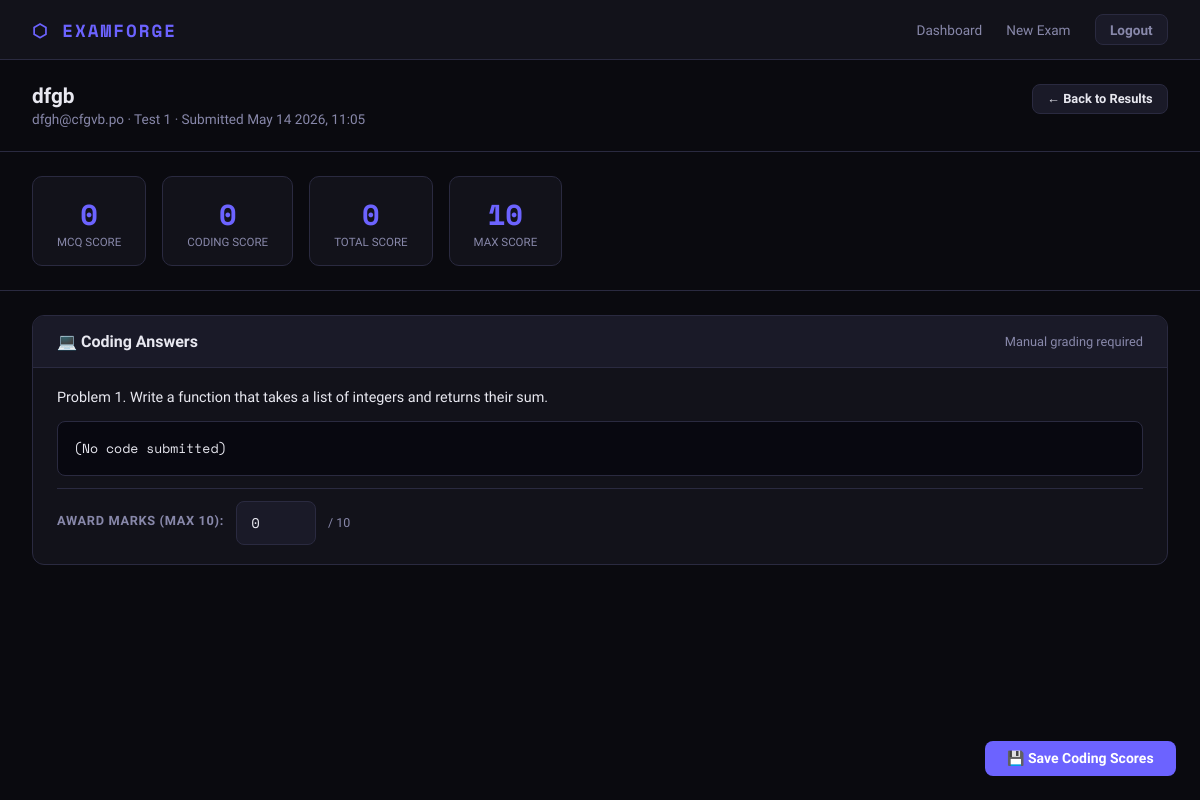
/attempt/3/detail (signed in), run on the app's committed database.
### app.py (models this page shows)
class Attempt(db.Model):
    id = db.Column(db.Integer, primary_key=True)
    exam_id = db.Column(db.Integer, db.ForeignKey('exam.id'), nullable=False)
    candidate_name = db.Column(db.String(100), nullable=False)
    candidate_email = db.Column(db.String(150), nullable=False)
    started_at = db.Column(db.DateTime, default=now_ist)
    submitted_at = db.Column(db.DateTime)
    mcq_submitted = db.Column(db.Boolean, default=False)
    mcq_started_at = db.Column(db.DateTime)
    mcq_score = db.Column(db.Integer, default=0)
    coding_submitted = db.Column(db.Boolean, default=False)
    coding_started_at = db.Column(db.DateTime)
    coding_score = db.Column(db.Integer, default=0)
    total_score = db.Column(db.Integer, default=0)
    max_score = db.Column(db.Integer, default=0)
    answers = db.relationship('Answer', backref='attempt', lazy=True, cascade='all, delete-orphan')
    email_sent = db.Column(db.Boolean, default=False)

class Exam(db.Model):
    id = db.Column(db.Integer, primary_key=True)
    title = db.Column(db.String(200), nullable=False)
    security_key = db.Column(db.String(20), unique=True, nullable=False)
    teacher_id = db.Column(db.Integer, db.ForeignKey('teacher.id'), nullable=False)
    total_time_minutes = db.Column(db.Integer, default=60)
    mcq_enabled = db.Column(db.Boolean, default=True)
    coding_enabled = db.Column(db.Boolean, default=True)
    mcq_time_minutes = db.Column(db.Integer, default=30)
    coding_time_minutes = db.Column(db.Integer, default=30)
    is_active = db.Column(db.Boolean, default=True)
    allowed_emails = db.Column(db.Text)  # Comma-separated list of allowed emails (empty = anyone)
    created_at = db.Column(db.DateTime, default=now_ist)
    questions = db.relationship('Question', backref='exam', lazy=True, cascade='all, delete-orphan')
    attempts = db.relationship('Attempt', backref='exam', lazy=True, cascade='all, delete-orphan')

class Answer(db.Model):
    id = db.Column(db.Integer, primary_key=True)
    attempt_id = db.Column(db.Integer, db.ForeignKey('attempt.id'), nullable=False)
    question_id = db.Column(db.Integer, db.ForeignKey('question.id'), nullable=False)
    answer_text = db.Column(db.Text)
    is_correct = db.Column(db.Boolean)
    marks_awarded = db.Column(db.Integer, default=0)
    question = db.relationship('Question')

class Question(db.Model):
    id = db.Column(db.Integer, primary_key=True)
    exam_id = db.Column(db.Integer, db.ForeignKey('exam.id'), nullable=False)
    section = db.Column(db.String(10), nullable=False)  # 'mcq' or 'coding'
    order_num = db.Column(db.Integer, default=0)
    text = db.Column(db.Text, nullable=False)
    marks = db.Column(db.Integer, default=1)
    option_a = db.Column(db.String(500))
    option_b = db.Column(db.String(500))
    option_c = db.Column(db.String(500))
    option_d = db.Column(db.String(500))
    correct_option = db.Column(db.String(1))  # 'a','b','c','d'
    expected_output = db.Column(db.Text)
    language_hint = db.Column(db.String(50))
    starter_code = db.Column(db.Text)  # Starter code template
    test_cases = db.Column(db.Text)  # JSON array of test cases: [{"input": "...", "output": "..."}]

### app.py (the view)
@app.route('/attempt/<int:attempt_id>/detail')
@teacher_required
def attempt_detail(attempt_id):
    attempt = Attempt.query.get_or_404(attempt_id)
    exam = Exam.query.get(attempt.exam_id)
    if exam.teacher_id != session['teacher_id']:
        return redirect(url_for('dashboard'))
    answers = Answer.query.filter_by(attempt_id=attempt_id).all()
    return render_template('attempt_detail.html', attempt=attempt, exam=exam, answers=answers)

### app.py (called while the page is built)
def teacher_required(f):
    from functools import wraps
    @wraps(f)
    def decorated(*args, **kwargs):
        if 'teacher_id' not in session:
            return redirect(url_for('teacher_login'))
        return f(*args, **kwargs)
    return decorated

### templates/attempt_detail.html (shortened to what this page needs)
{% extends "base.html" %}
{% block content %}
<div class="detail-header">
  <div>
    <h1>{{ attempt.candidate_name }}</h1>
    <div style="color:var(--text-muted); font-size:0.85rem; margin-top:0.2rem;">
      {{ attempt.candidate_email }} · {{ exam.title }}
      {% if attempt.submitted_at %} · Submitted {{ attempt.submitted_at.strftime('%b %d %Y, %H:%M') }}{% endif %}
    </div>
  </div>
  <a href="{{ url_for('exam_results', exam_id=exam.id) }}" class="btn btn-secondary btn-sm">← Back to Results</a>
</div>
<div class="score-summary">
  <div class="score-box">
    <div class="val">{{ attempt.mcq_score }}</div>
    <div class="lbl">MCQ Score</div>
  </div>
  <div class="score-box">
    <div class="val" id="coding-score-display">{{ attempt.coding_score }}</div>
    <div class="lbl">Coding Score</div>
  </div>
  <div class="score-box">
    <div class="val" id="total-score-display">{{ attempt.total_score }}</div>
    <div class="lbl">Total Score</div>
  </div>
  <div class="score-box">
    <div class="val">{{ attempt.max_score }}</div>
    <div class="lbl">Max Score</div>
  </div>
</div>
<div class="sections">
  {% set mcq_answers = answers | selectattr('question.section', 'equalto', 'mcq') | list %}
  {% set coding_answers = answers | selectattr('question.section', 'equalto', 'coding') | list %}
  {% if coding_answers %}
  <div class="section-block">
    <div class="section-block-header">
      <h2>💻 Coding Answers</h2>
      <span style="font-size:0.8rem; color:var(--text-muted);">Manual grading required</span>
    </div>
    {% for ans in coding_answers %}
    <div class="answer-row">
      <div class="q-text-sm">Problem {{ loop.index }}. {{ ans.question.text }}</div>
      <div class="code-block">{{ ans.answer_text if ans.answer_text else '(No code submitted)' }}</div>
      <div class="mark-input-row">
        <label>Award marks (max {{ ans.question.marks }}):</label>
        <input type="number" class="mark-input coding-score-input" data-answer-id="{{ ans.id }}" data-max="{{ ans.question.marks }}"
               value="{{ ans.marks_awarded }}" min="0" max="{{ ans.question.marks }}">
        <span style="font-size:0.78rem; color:var(--text-muted);">/ {{ ans.question.marks }}</span>
      </div>
    </div>
    {% endfor %}
  </div>
  {% endif %}
</div>
{% if coding_answers %}
<button class="btn btn-primary" id="saveBtn" onclick="saveScores()">💾 Save Coding Scores</button>
{% endif %}
{% endblock %}

### templates/base.html (style rules this page uses)
:root { --bg: #0a0a0f; --surface: #12121a; --surface2: #1a1a28; --border: #2a2a40; --accent: #6c63ff; --accent2: #ff6584; --green: #00e5a0; --text: #e8e8f0; --text-muted: #8888aa; --font-mono: 'Space Mono', monospace; --font-sans: 'Sora', sans-serif; }
* { margin:0; padding:0; box-sizing:border-box; }
body { background:var(--bg); color:var(--text); font-family:var(--font-sans); min-height:100vh; }
a { color:var(--accent); text-decoration:none; }
.btn { display:inline-flex; align-items:center; gap:0.5rem; padding:0.6rem 1.4rem; border-radius:8px; font-family:var(--font-sans); font-size:0.875rem; font-weight:600; border:none; cursor:pointer; transition:all 0.2s; }
.btn-primary { background:var(--accent); color:#fff; }
.btn-secondary { background:var(--surface2); color:var(--text); border:1px solid var(--border); }
.btn-sm { padding:0.4rem 0.9rem; font-size:0.8rem; }
input, textarea, select { background:var(--surface2); border:1px solid var(--border); color:var(--text); border-radius:8px; padding:0.65rem 0.9rem; font-family:var(--font-sans); font-size:0.875rem; width:100%; transition:border-color 0.2s; }
label { font-size:0.8rem; color:var(--text-muted); font-weight:600; margin-bottom:0.3rem; display:block; text-transform:uppercase; letter-spacing:0.05em; }
h1 { font-size:1.8rem; font-weight:700; }
h2 { font-size:1.3rem; font-weight:600; }

### templates/attempt_detail.html (style rules this page uses)
.detail-header { padding:1.5rem 2rem; border-bottom:1px solid var(--border); display:flex; justify-content:space-between; align-items:flex-start; flex-wrap:wrap; gap:1rem; }
.detail-header h1 { font-size:1.3rem; }
.score-summary { display:flex; gap:1rem; padding:1.5rem 2rem; border-bottom:1px solid var(--border); flex-wrap:wrap; }
.score-box { background:var(--surface); border:1px solid var(--border); border-radius:10px; padding:1rem 1.5rem; text-align:center; }
.score-box .val { font-family:var(--font-mono); font-size:1.8rem; font-weight:700; color:var(--accent); }
.score-box .lbl { font-size:0.72rem; color:var(--text-muted); text-transform:uppercase; }
.sections { padding:1.5rem 2rem; display:grid; gap:2rem; }
.section-block { background:var(--surface); border:1px solid var(--border); border-radius:12px; overflow:hidden; }
.section-block-header { padding:1rem 1.5rem; background:var(--surface2); border-bottom:1px solid var(--border); display:flex; justify-content:space-between; align-items:center; }
.section-block-header h2 { font-size:1rem; }
.answer-row { padding:1.2rem 1.5rem; border-bottom:1px solid var(--border); }
.answer-row:last-child { border-bottom:none; }
.q-text-sm { font-size:0.9rem; line-height:1.5; margin-bottom:0.75rem; font-weight:500; }
.code-block { background:#080810; border:1px solid var(--border); border-radius:8px; padding:1rem; font-family:var(--font-mono); font-size:0.82rem; line-height:1.6; white-space:pre-wrap; overflow-x:auto; max-height:320px; overflow-y:auto; }
.mark-input-row { display:flex; align-items:center; gap:0.75rem; margin-top:0.75rem; padding-top:0.75rem; border-top:1px solid var(--border); }
.mark-input-row label { font-size:0.8rem; color:var(--text-muted); }
.mark-input { width:80px !important; font-family:var(--font-mono); }
#saveBtn { position:fixed; bottom:1.5rem; right:1.5rem; }

### data on the page
Attempt: candidate_name "dfgb", candidate_email "dfgh@cfgvb.po", submitted_at "May 14 2026, 11:05", mcq_score "0", coding_score "0", total_score "0", max_score "10"
Exam: title "Test 1"
Answer: question.text "Write a function that takes a list of integers and returns their sum.", answer_text "(No code submitted)", question.marks "10", marks_awarded "0"
